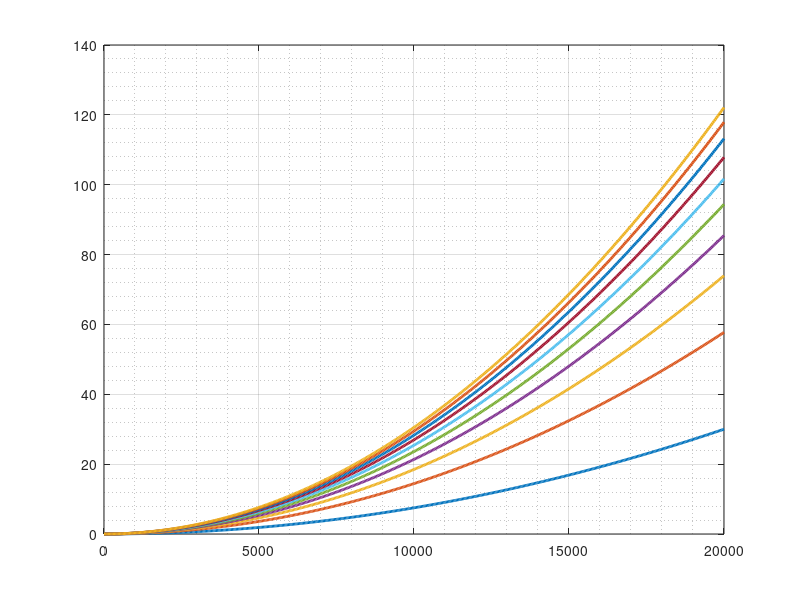

Reproduce this figure in MATLAB. (Note: this script raises an error after producing the figure.)
clc
clear

mu = (10^-7)*4*pi();

% Maecker Model
ra_rc = linspace(1,10,10);
current = linspace(0,20000,500);

T = [];
for i = 1:length(ra_rc)
    for j = 1:length(current)
        T(i,j) = (mu/(4*pi()))*(log(ra_rc(i)) + 0.75)*current(j)^2;
    end
    plot(current,T(i,:), 'LineWidth', 2);
    Legend{i}=strcat('ra/rc = ', num2str(ra_rc(i)));
    hold on
end
grid on
grid minor
box on 
legend(Legend, Location="best")
xlabel('Current (A)')
ylabel('Maecker Thrust (N)')
saveas(gcf,'C:/Users/maxim/OneDrive - The University of Sydney (Students)/THESIS/Thesis B figs/MaeckerThrust.png');


current = linspace(0,20000,10);
ra_r = linspace(1,10,500);
figure(7)
% variation in thrust with gap size
T = [];
for i = 1:length(current)
    for j = 1:length(ra_rc)
        T(i,j) = (mu/(4*pi()))*(log(ra_rc(j)) + 0.75)*current(i)^2;
    end
    plot(ra_rc,T(i,:), 'LineWidth', 2);
    Legend{i}=strcat('Current (A) = ', num2str(current(i)));
    hold on
end
grid on
grid minor
box on 
legend(Legend, Location="best")
xlabel('Gap Size Ratio (ra/rc)')
ylabel('Maecker Thrust (N)')
saveas(gcf,'C:/Users/maxim/OneDrive - The University of Sydney (Students)/THESIS/Thesis B figs/MaeckerThrust_gapsize.png');



%% CURRENT REQUIRED 

Frange = linspace(1*10^-3,100*10^-3,500);
ra = 10/1000
rc = 5/1000

for i = 1:length(Frange)
    I(i) = sqrt((Frange(i)*4*pi)/(mu*(log(ra/rc + 0.75))));
end

figure(3)
plot(Frange, I, 'LineWidth', 2)
grid on
grid minor
box on 
ylabel('Current Required (A)')
xlabel('Thrust (N)')
saveas(gcf,'C:/Users/maxim/OneDrive - The University of Sydney (Students)/THESIS/Thesis B figs/currentrequired.png');


%% BREAKDOWN VOLTAGE
% Paschens Law analysis

% Constants for air
a = 112.5; % kPa/cm
b = 2737.5; % V/kPa.cm
% a = 15; % /cm.Torr
% b = 365; % V/cm.Torr
gamma = 10^-2;
c = log(a / log(1 + 1/gamma));

% at various gap spacings
pressure = linspace(10^-5,10^6,1000)/1000;
% pressure = linspace(10^-1,10^3,1000); % Torr
ra = 20; % cm
d = [];
for i = 1:length(ra_rc)
    rc(i) = ra/ra_rc(i);
    d(i) = ra - rc(i);
end

figure(2)
% Breakdown voltage
for i = 2:length(ra_rc)
    for j = 1:length(pressure)
%         Vbreakdown(i,j) = b*pressure(j)*d(i) / (c + log(pressure(j)*d(i)));
        Vbreakdown(i,j) = (b*pressure(j)*d(i))/(log(a*pressure(j)*d(i)) - log(log(1 + 1/gamma)));
    end
    plot(pressure,Vbreakdown(i,:))
%     semilogx(pressure,Vbreakdown(i,:));
    hold on
end
grid on
grid minor
box on 
xlabel('Pressure (kPa)')
ylabel('Breakdown Voltage (V)')
saveas(gcf,'C:/Users/maxim/OneDrive - The University of Sydney (Students)/THESIS/Thesis B figs/Vbreakdown.png');

figure(4)
d = linspace(0.1,1,10);
for i = 1:length(d)
for j  = 1:length(pressure)
    Vb(i,j) = (b*pressure(j)*d(i))/(log(a*pressure(j)*d(i)) - log(log(1 + 1/gamma)));
end

plot(pressure,Vb(i,:))
hold on
end


grid on
grid minor
box on 
xlabel('Pressure (kPa)')
ylabel('Breakdown Voltage (V)')


% Breakdown field strength



% Minimum voltage
